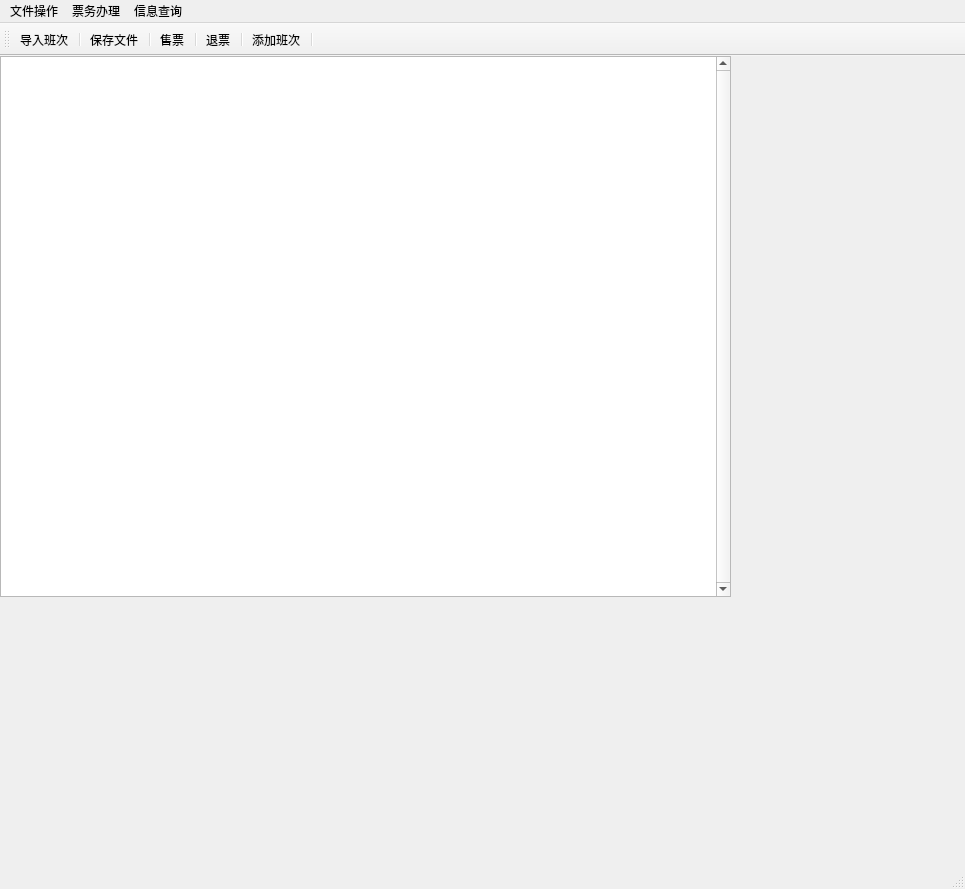
<?xml version="1.0" encoding="UTF-8"?>
<ui version="4.0">
 <class>MainWindow</class>
 <widget class="QMainWindow" name="MainWindow">
  <property name="geometry">
   <rect>
    <x>0</x>
    <y>0</y>
    <width>965</width>
    <height>889</height>
   </rect>
  </property>
  <property name="windowTitle">
   <string>客运管理系统</string>
  </property>
  <widget class="QWidget" name="centralwidget">
   <widget class="QTableView" name="ShowInfotableView">
    <property name="geometry">
     <rect>
      <x>0</x>
      <y>0</y>
      <width>731</width>
      <height>541</height>
     </rect>
    </property>
    <property name="font">
     <font>
      <pointsize>9</pointsize>
     </font>
    </property>
    <property name="verticalScrollBarPolicy">
     <enum>Qt::ScrollBarAlwaysOn</enum>
    </property>
    <property name="sizeAdjustPolicy">
     <enum>QAbstractScrollArea::AdjustToContents</enum>
    </property>
   </widget>
  </widget>
  <widget class="QMenuBar" name="menubar">
   <property name="geometry">
    <rect>
     <x>0</x>
     <y>0</y>
     <width>965</width>
     <height>25</height>
    </rect>
   </property>
   <widget class="QMenu" name="menu_search">
    <property name="title">
     <string>信息查询</string>
    </property>
    <widget class="QMenu" name="menu">
     <property name="title">
      <string>班次信息</string>
     </property>
     <addaction name="action_Today_search"/>
     <addaction name="separator"/>
     <addaction name="action_tomorrow_search"/>
     <addaction name="separator"/>
     <addaction name="action_DAT_search"/>
    </widget>
    <addaction name="menu"/>
    <addaction name="separator"/>
    <addaction name="action_search_PassengerList"/>
    <addaction name="actionSearchTicketLeft"/>
   </widget>
   <widget class="QMenu" name="menu_file_operation">
    <property name="title">
     <string>文件操作</string>
    </property>
    <addaction name="action_openfile"/>
    <addaction name="separator"/>
    <addaction name="action_savefile"/>
   </widget>
   <widget class="QMenu" name="menumanage">
    <property name="title">
     <string>票务办理</string>
    </property>
    <addaction name="action_sale"/>
    <addaction name="separator"/>
    <addaction name="action_refund"/>
   </widget>
   <addaction name="menu_file_operation"/>
   <addaction name="menumanage"/>
   <addaction name="menu_search"/>
  </widget>
  <widget class="QStatusBar" name="statusbar"/>
  <widget class="QToolBar" name="toolBar">
   <property name="windowTitle">
    <string>toolBar</string>
   </property>
   <attribute name="toolBarArea">
    <enum>TopToolBarArea</enum>
   </attribute>
   <attribute name="toolBarBreak">
    <bool>false</bool>
   </attribute>
   <addaction name="action_openfile"/>
   <addaction name="separator"/>
   <addaction name="action_savefile"/>
   <addaction name="separator"/>
   <addaction name="action_sale"/>
   <addaction name="separator"/>
   <addaction name="action_refund"/>
   <addaction name="separator"/>
   <addaction name="action_add_Info"/>
   <addaction name="separator"/>
  </widget>
  <action name="action_Today">
   <property name="checkable">
    <bool>false</bool>
   </property>
   <property name="text">
    <string>今天</string>
   </property>
  </action>
  <action name="action_Tomorrow">
   <property name="text">
    <string>明天</string>
   </property>
  </action>
  <action name="action_DayAfter">
   <property name="text">
    <string>后天</string>
   </property>
  </action>
  <action name="action_openfile">
   <property name="text">
    <string>导入班次...</string>
   </property>
  </action>
  <action name="action_savefile">
   <property name="text">
    <string>保存文件...</string>
   </property>
  </action>
  <action name="action_sale">
   <property name="text">
    <string>售票...</string>
   </property>
  </action>
  <action name="action_refund">
   <property name="text">
    <string>退票...</string>
   </property>
  </action>
  <action name="action_add_Info">
   <property name="text">
    <string>添加班次...</string>
   </property>
  </action>
  <action name="action_search_PassengerList">
   <property name="text">
    <string>乘客列表</string>
   </property>
   <property name="toolTip">
    <string comment="乘客列表" extracomment="乘客列表">乘客列表</string>
   </property>
  </action>
  <action name="action_Today_search">
   <property name="text">
    <string>今天</string>
   </property>
  </action>
  <action name="action_tomorrow_search">
   <property name="text">
    <string>明天</string>
   </property>
  </action>
  <action name="action_DAT_search">
   <property name="text">
    <string>后天</string>
   </property>
  </action>
  <action name="actionSearchTicketLeft">
   <property name="text">
    <string>余票查询</string>
   </property>
  </action>
 </widget>
 <resources/>
 <connections/>
</ui>
